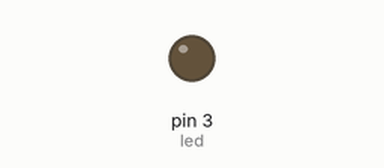
The sketch below on a simulated Arduino Uno, built with avr-gcc and run on an emulated ATmega328P. On the bench: output pins drawn as LEDs (lit = HIGH).

Above: at 0.15 s.
Timing chart, 0 to 1.6 s (numbered marks = the images above):
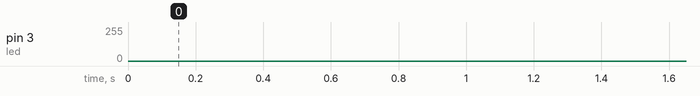

The sketch:

PWM.ino
```cpp
//generating PWM using pwm digital pins on board with negation sign
//3,5,6,9,10,11
int led=3;
void setup() {
 pinMode(led,OUTPUT);
}

void loop() {
  //fading the LED using analog output to digital pin
 for(int i=0;i<255;i++){
  analogWrite(led,i);
  delay(5);
 }//increase light intensity till here
 for(int i=255;i>0;i--){
  analogWrite(led,i);
  delay(5);
 }//decrease intensity
}
```
